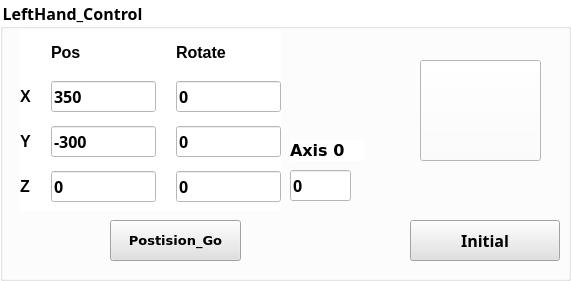
       <widget class="QGroupBox" name="groupBox_2">
        <property name="geometry">
         <rect>
          <x>10</x>
          <y>280</y>
          <width>571</width>
          <height>281</height>
         </rect>
        </property>
        <property name="font">
         <font>
          <family>微軟正黑體</family>
          <pointsize>12</pointsize>
          <weight>75</weight>
          <bold>true</bold>
         </font>
        </property>
        <property name="styleSheet">
         <string notr="true">background-color: rgb(255, 255, 255);</string>
        </property>
        <property name="title">
         <string>LeftHand_Control</string>
        </property>
        <widget class="QPushButton" name="LeftHand_btn_PosGo">
         <property name="geometry">
          <rect>
           <x>110</x>
           <y>220</y>
           <width>131</width>
           <height>41</height>
          </rect>
         </property>
         <property name="font">
          <font>
           <family>Bitstream Vera Sans</family>
           <pointsize>10</pointsize>
           <weight>75</weight>
           <bold>true</bold>
          </font>
         </property>
         <property name="styleSheet">
          <string notr="true">background-color: rgb(225, 225, 225);</string>
         </property>
         <property name="text">
          <string>Postision_Go</string>
         </property>
        </widget>
        <widget class="QWidget" name="gridLayoutWidget_2">
         <property name="geometry">
          <rect>
           <x>20</x>
           <y>30</y>
           <width>261</width>
           <height>181</height>
          </rect>
         </property>
         <layout class="QGridLayout" name="gridLayout_6">
          <property name="horizontalSpacing">
           <number>20</number>
          </property>
          <property name="verticalSpacing">
           <number>7</number>
          </property>
          <item row="3" column="0">
           <widget class="QLabel" name="LeftHand_label_title_Z">
            <property name="font">
             <font>
              <pointsize>12</pointsize>
              <weight>75</weight>
              <bold>true</bold>
             </font>
            </property>
            <property name="text">
             <string>Z</string>
            </property>
           </widget>
          </item>
          <item row="1" column="0">
           <widget class="QLabel" name="LeftHand_label_title_X">
            <property name="font">
             <font>
              <family>Ubuntu</family>
              <pointsize>12</pointsize>
              <weight>75</weight>
              <italic>false</italic>
              <bold>true</bold>
             </font>
            </property>
            <property name="text">
             <string>X</string>
            </property>
           </widget>
          </item>
          <item row="2" column="0">
           <widget class="QLabel" name="LeftHand_label_title_Y">
            <property name="font">
             <font>
              <pointsize>12</pointsize>
              <weight>75</weight>
              <bold>true</bold>
             </font>
            </property>
            <property name="text">
             <string>Y</string>
            </property>
           </widget>
          </item>
          <item row="0" column="1">
           <widget class="QLabel" name="LeftHand_label_title_GoalPos">
            <property name="maximumSize">
             <size>
              <width>16777215</width>
              <height>30</height>
             </size>
            </property>
            <property name="font">
             <font>
              <pointsize>12</pointsize>
              <weight>75</weight>
              <bold>true</bold>
             </font>
            </property>
            <property name="text">
             <string>Pos</string>
            </property>
           </widget>
          </item>
          <item row="0" column="2">
           <widget class="QLabel" name="LeftHand_label_title_AxisRotate">
            <property name="maximumSize">
             <size>
              <width>16777215</width>
              <height>30</height>
             </size>
            </property>
            <property name="font">
             <font>
              <pointsize>12</pointsize>
              <weight>75</weight>
              <bold>true</bold>
             </font>
            </property>
            <property name="text">
             <string>Rotate</string>
            </property>
           </widget>
          </item>
          <item row="1" column="1">
           <widget class="QLineEdit" name="LeftHand_lineEdit_X">
            <property name="maximumSize">
             <size>
              <width>16777215</width>
              <height>16777215</height>
             </size>
            </property>
            <property name="font">
             <font>
              <family>微軟正黑體</family>
              <pointsize>12</pointsize>
              <weight>75</weight>
              <bold>true</bold>
             </font>
            </property>
            <property name="layoutDirection">
             <enum>Qt::LeftToRight</enum>
            </property>
            <property name="text">
             <string>350</string>
            </property>
            <property name="alignment">
             <set>Qt::AlignLeading|Qt::AlignLeft|Qt::AlignVCenter</set>
            </property>
           </widget>
          </item>
          <item row="2" column="2">
           <widget class="QLineEdit" name="LeftHand_lineEdit_RY">
            <property name="maximumSize">
             <size>
              <width>16777215</width>
              <height>16777215</height>
             </size>
            </property>
            <property name="font">
             <font>
              <family>微軟正黑體</family>
              <pointsize>12</pointsize>
              <weight>75</weight>
              <bold>true</bold>
             </font>
            </property>
            <property name="layoutDirection">
             <enum>Qt::LeftToRight</enum>
            </property>
            <property name="text">
             <string>0</string>
            </property>
            <property name="alignment">
             <set>Qt::AlignLeading|Qt::AlignLeft|Qt::AlignVCenter</set>
            </property>
           </widget>
          </item>
          <item row="3" column="2">
           <widget class="QLineEdit" name="LeftHand_lineEdit_RZ">
            <property name="maximumSize">
             <size>
              <width>16777215</width>
              <height>16777215</height>
             </size>
            </property>
            <property name="font">
             <font>
              <family>微軟正黑體</family>
              <pointsize>12</pointsize>
              <weight>75</weight>
              <bold>true</bold>
             </font>
            </property>
            <property name="layoutDirection">
             <enum>Qt::LeftToRight</enum>
            </property>
            <property name="text">
             <string>0</string>
            </property>
            <property name="alignment">
             <set>Qt::AlignLeading|Qt::AlignLeft|Qt::AlignVCenter</set>
            </property>
           </widget>
          </item>
          <item row="3" column="1">
           <widget class="QLineEdit" name="LeftHand_lineEdit_Z">
            <property name="maximumSize">
             <size>
              <width>16777215</width>
              <height>16777215</height>
             </size>
            </property>
            <property name="font">
             <font>
              <family>微軟正黑體</family>
              <pointsize>12</pointsize>
              <weight>75</weight>
              <bold>true</bold>
             </font>
            </property>
            <property name="layoutDirection">
             <enum>Qt::LeftToRight</enum>
            </property>
            <property name="text">
             <string>0</string>
            </property>
            <property name="alignment">
             <set>Qt::AlignLeading|Qt::AlignLeft|Qt::AlignVCenter</set>
            </property>
           </widget>
          </item>
          <item row="2" column="1">
           <widget class="QLineEdit" name="LeftHand_lineEdit_Y">
            <property name="maximumSize">
             <size>
              <width>16777215</width>
              <height>16777215</height>
             </size>
            </property>
            <property name="font">
             <font>
              <family>微軟正黑體</family>
              <pointsize>12</pointsize>
              <weight>75</weight>
              <bold>true</bold>
             </font>
            </property>
            <property name="layoutDirection">
             <enum>Qt::LeftToRight</enum>
            </property>
            <property name="text">
             <string>-300</string>
            </property>
            <property name="alignment">
             <set>Qt::AlignLeading|Qt::AlignLeft|Qt::AlignVCenter</set>
            </property>
           </widget>
          </item>
          <item row="1" column="2">
           <widget class="QLineEdit" name="LeftHand_lineEdit_RX">
            <property name="maximumSize">
             <size>
              <width>16777215</width>
              <height>16777215</height>
             </size>
            </property>
            <property name="font">
             <font>
              <family>微軟正黑體</family>
              <pointsize>12</pointsize>
              <weight>75</weight>
              <bold>true</bold>
             </font>
            </property>
            <property name="layoutDirection">
             <enum>Qt::LeftToRight</enum>
            </property>
            <property name="text">
             <string>0</string>
            </property>
            <property name="alignment">
             <set>Qt::AlignLeading|Qt::AlignLeft|Qt::AlignVCenter</set>
            </property>
           </widget>
          </item>
         </layout>
        </widget>
        <widget class="QPushButton" name="LeftHand_btn_Initial">
         <property name="geometry">
          <rect>
           <x>410</x>
           <y>220</y>
           <width>150</width>
           <height>41</height>
          </rect>
         </property>
         <property name="minimumSize">
          <size>
           <width>150</width>
           <height>0</height>
          </size>
         </property>
         <property name="font">
          <font>
           <family>微軟正黑體</family>
           <pointsize>12</pointsize>
           <weight>75</weight>
           <bold>true</bold>
          </font>
         </property>
         <property name="styleSheet">
          <string notr="true">background-color: rgb(225, 225, 225);</string>
         </property>
         <property name="text">
          <string>Initial</string>
         </property>
        </widget>
        <widget class="QPushButton" name="LeftHand_btn_Stop">
         <property name="geometry">
          <rect>
           <x>420</x>
           <y>60</y>
           <width>121</width>
           <height>101</height>
          </rect>
         </property>
         <property name="minimumSize">
          <size>
           <width>50</width>
           <height>50</height>
          </size>
         </property>
         <property name="maximumSize">
          <size>
           <width>16777215</width>
           <height>16777215</height>
          </size>
         </property>
         <property name="font">
          <font>
           <family>Noto Sans CJK JP DemiLight</family>
           <pointsize>12</pointsize>
           <kerning>false</kerning>
          </font>
         </property>
         <property name="styleSheet">
          <string notr="true"/>
         </property>
         <property name="text">
          <string/>
         </property>
         <property name="icon">
          <iconset>
           <normaloff>../images/stop.png</normaloff>../images/stop.png</iconset>
         </property>
         <property name="iconSize">
          <size>
           <width>100</width>
           <height>100</height>
          </size>
         </property>
        </widget>
        <widget class="QLineEdit" name="LeftHand_lineEdit_Axis0">
         <property name="geometry">
          <rect>
           <x>290</x>
           <y>170</y>
           <width>61</width>
           <height>31</height>
          </rect>
         </property>
         <property name="font">
          <font>
           <family>微軟正黑體</family>
           <pointsize>12</pointsize>
           <weight>75</weight>
           <bold>true</bold>
          </font>
         </property>
         <property name="text">
          <string>0</string>
         </property>
        </widget>
        <widget class="QLabel" name="LeftHand_label_title_axis0">
         <property name="geometry">
          <rect>
           <x>290</x>
           <y>140</y>
           <width>74</width>
           <height>21</height>
          </rect>
         </property>
         <property name="font">
          <font>
           <family>Bitstream Vera Sans</family>
           <pointsize>12</pointsize>
           <weight>75</weight>
           <bold>true</bold>
          </font>
         </property>
         <property name="text">
          <string>Axis 0</string>
         </property>
        </widget>
       </widget>
